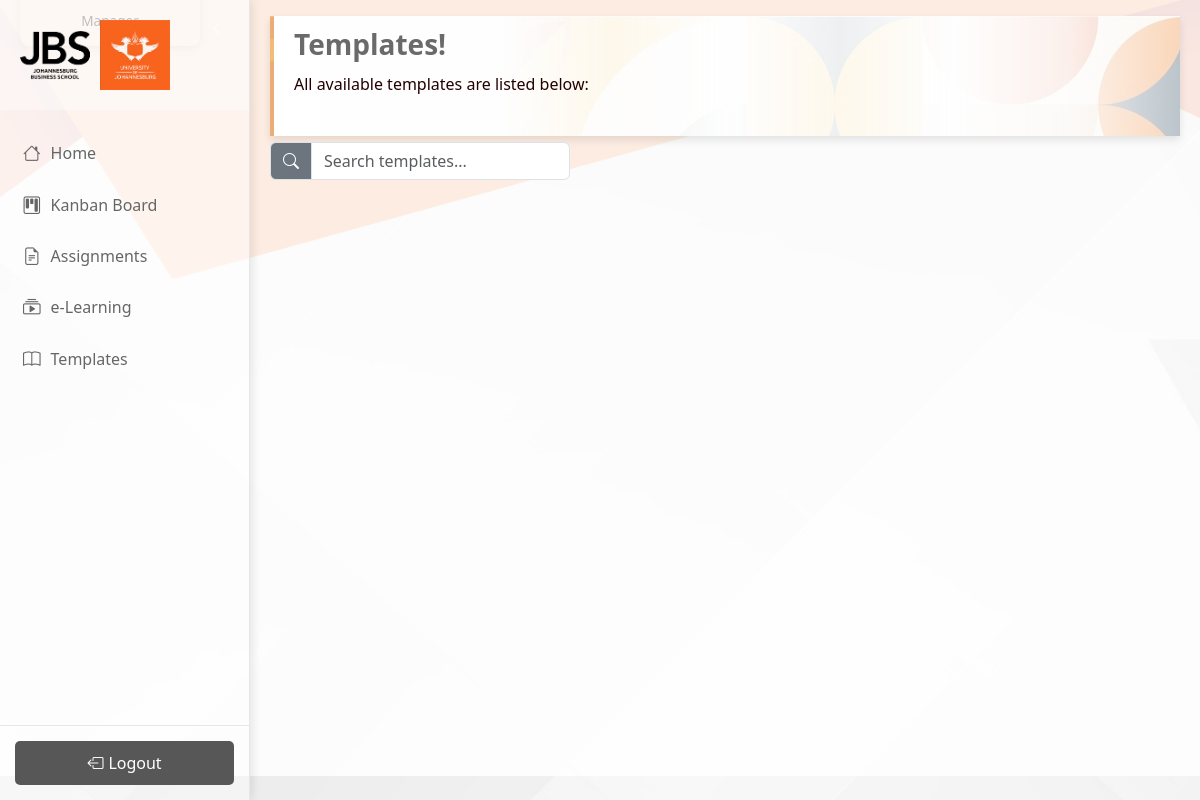
Before: /projects/templates/ (signed in) with the older database file.
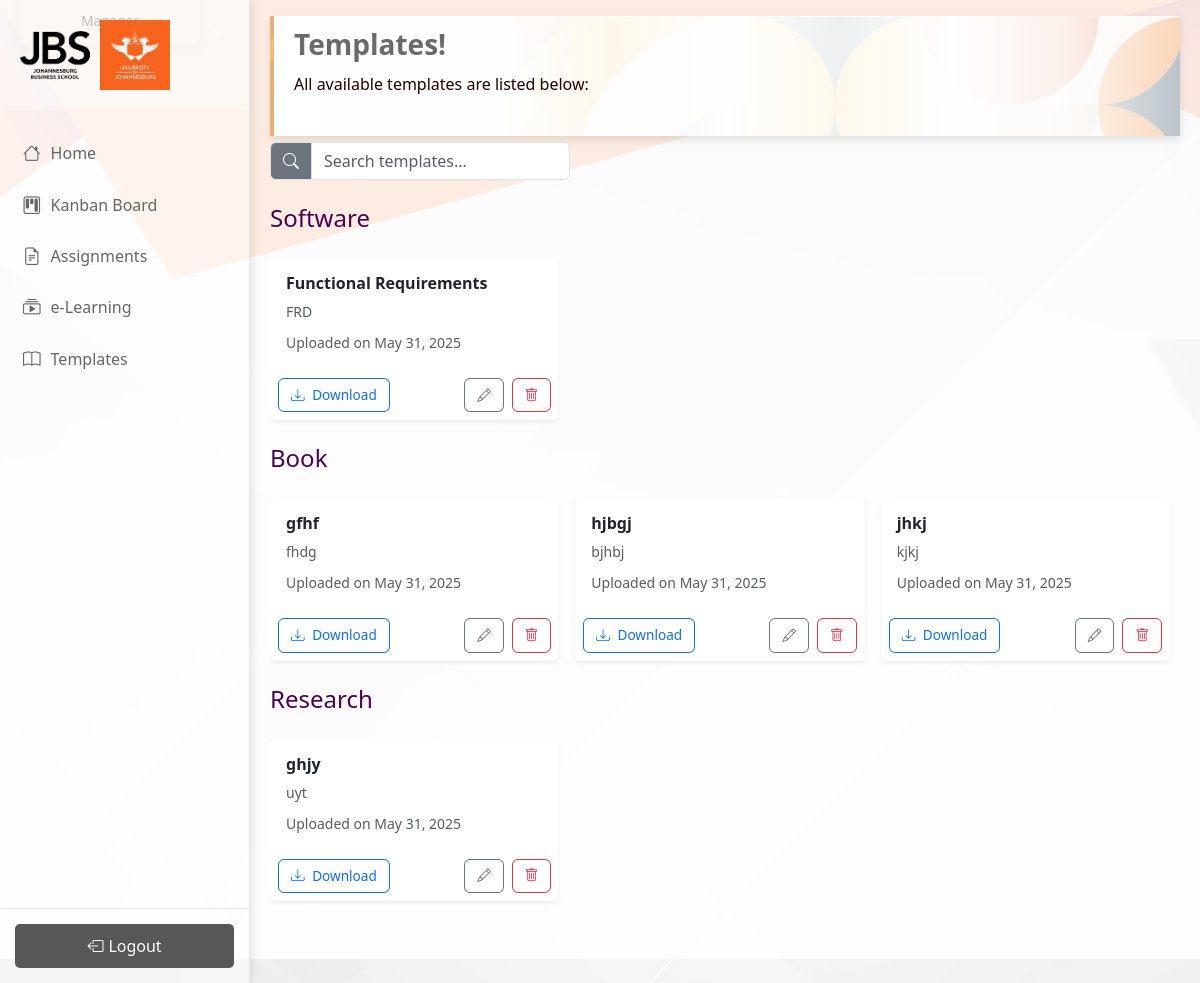
After: the same page with the newer database file.
### manager/models.py (models this page shows, shortened)
class Template(models.Model):
    CATEGORY_CHOICES = [
        ('Book', 'Book Templates'),
        ('Research', 'Research Papers'),
        ('Software', 'Software Development'),
    ]
    title = models.CharField(max_length=100)
    description = models.TextField()
    category = models.CharField(max_length=50, choices=CATEGORY_CHOICES)
    file = models.FileField(upload_to='templates/')
    uploaded_by = models.ForeignKey(settings.AUTH_USER_MODEL, on_delete=models.CASCADE, related_name='uploaded_templates', null=True, blank=True)
    created_at = models.DateTimeField(auto_now_add=True)

### projects/views.py (the view)
# urls.py: path('templates/', views.staff_templates, name='staff_templates'),
@login_required
def staff_templates(request):
    templates = Template.objects.all()
    search_query = request.GET.get('search', '').strip()
    if search_query:
        templates = templates.filter(title__icontains=search_query)
    template_categories = {}
    for t in templates:
        category = t.category or "Uncategorized"
        if category not in template_categories:
            template_categories[category] = []
        template_categories[category].append(t)
    return render(request, 'projects/templates.html', {
        'template_categories': template_categories,
        'search_query': search_query,
    })

### templates/projects/templates.html (shortened to what this page needs)
{% extends 'base.html' %}
{% load static %}
{% block content %}
<link rel="stylesheet" href="{% static 'css/templates.css' %}">
<div class="welcome-box">
    <h3>Templates!</h3>
    <p>All available templates are listed below:</p>
</div>
<div class="scrollable-content">
    <div class="d-flex justify-content-between align-items-center mb-4">
        <form method="get" action="{% url 'staff_templates' %}" class="d-flex w-100 gap-2">
            <div class="input-group" style="max-width: 300px;">
                <span class="input-group-text bg-secondary text-white"><i class="bi bi-search"></i></span>
                <input type="text" name="search" class="form-control" placeholder="Search templates..." value="{{ search_query }}">
            </div>
        </form>
    </div>
    {% for category, templates in template_categories.items %}
        <div class="mb-4">
            <h4 class="category-title">{{ category }}</h4>
            {% if templates %}
                <div class="row row-cols-1 row-cols-sm-2 row-cols-md-3 g-3">
                    {% for template in templates %}
                        <div class="col">
                            <div class="card h-100 shadow-sm border-0" style="background-color: #ffffffec;">
                                <div class="card-body p-3">
                                    <h6 class="card-title fw-bold text-purple">{{ template.title }}</h6>
                                    <p class="card-text text-muted small mb-2">{{ template.description }}</p>
                                    <p class="card-text">
                                        <small class="text-muted">Uploaded on {{ template.created_at|date:"M d, Y" }}</small>
                                    </p>
                                </div>
                                <div class="card-footer bg-transparent border-0 d-flex justify-content-between align-items-center p-2">
                                    <a href="{{ template.file.url }}" class="btn btn-sm btn-outline-primary" download>
                                        <i class="bi bi-download me-1"></i> Download
                                    </a>
                                    {% if user.role == 'manager' %}
                                        <div class="d-flex gap-2">
                                            <a href="{% url 'edit_template' template.pk %}" class="btn btn-sm btn-outline-secondary">
                                                <i class="bi bi-pencil"></i>
                                            </a>
                                            <a href="{% url 'delete_template' template.pk %}" class="btn btn-sm btn-outline-danger"
                                               onclick="return confirm('Are you sure you want to delete this template?')">
                                                <i class="bi bi-trash"></i>
                                            </a>
                                        </div>
                                    {% endif %}
                                </div>
                            </div>
                        </div>
                    {% endfor %}
                </div>
            {% else %}
                <p class="text-muted">No templates available in this category.</p>
            {% endif %}
        </div>
    {% endfor %}
</div>
{% endblock %}

Changed rows visible on the page:
added Template: category "Software", title "Functional Requirements", description "FRD", created_at "May 31, 2025"
added Template: category "Book", title "gfhf", description "fhdg", created_at "May 31, 2025"
added Template: title "hjbgj", description "bjhbj", created_at "May 31, 2025", shown under "Book"
added Template: title "jhkj", description "kjkj", created_at "May 31, 2025", shown under "Book"
added Template: category "Research", title "ghjy", description "uyt", created_at "May 31, 2025"
